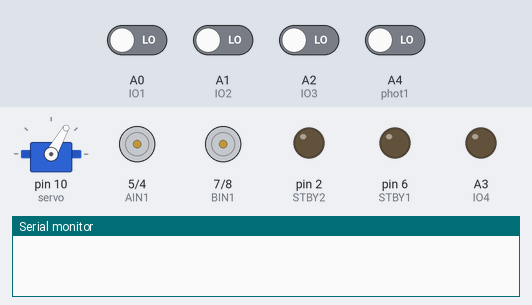
The sketch below on a simulated Arduino Uno, built with avr-gcc and run on an emulated ATmega328P. On the bench: servo, motor-driver pin pairs drawn as motors (green arrow = first pin HIGH = forward, orange = second pin HIGH = backward, longer = more drive, scaled by the enable pin, stopped while the standby pin is LOW), output pins drawn as LEDs (lit = HIGH), the last lines printed to the serial monitor. The inputs (shaded band) are chosen by the test bench; at power-on: A0 (IO1), A1 (IO2), A2 (IO3), A4 (phot1) LOW.

Above: at 1.2 s.
1.3 s: A0 (IO1) driven HIGH
At 3.6 s:
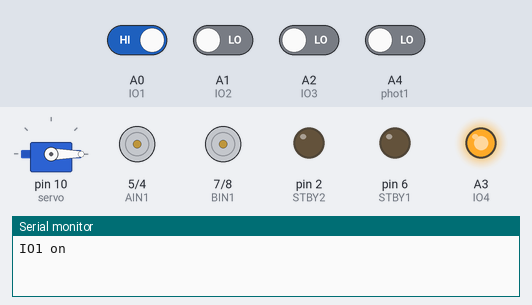
4.3 s: A1 (IO2) driven HIGH
At 7.2 s:
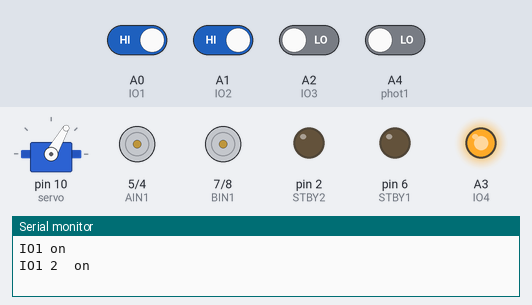
7.3 s: A2 (IO3) driven HIGH
At 10.2 s:
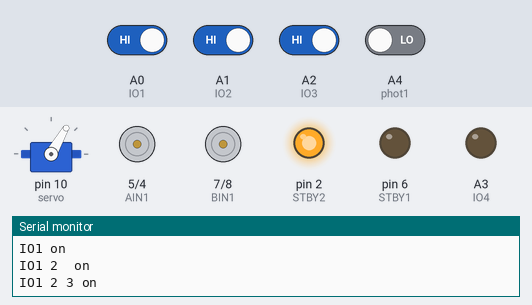
13.3 s: A1 (IO2) driven LOW and A2 (IO3) driven LOW
16.3 s: A2 (IO3) driven HIGH
At 22.1 s:
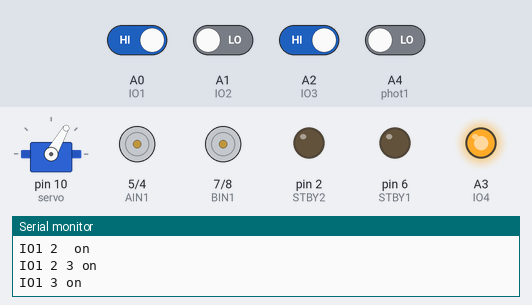
Timing chart, 0 to 25.3 s (numbered marks = the images above; inputs shaded):
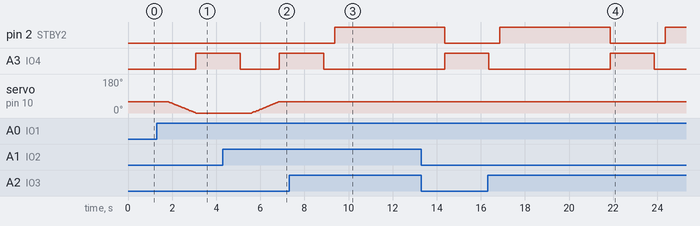

Measured:
- after the input at 1.3 s, A3 (IO4): LOW → HIGH after 1.8 s; servo on pin 10 (servo): moves from 60° to 0° over 1.3 s, starting after 0.52 s
- after the input at 4.3 s, servo on pin 10 (servo): moves from 0° to 60° over 1.2 s, starting after 1.3 s
- after the input at 7.3 s, pin 2 (STBY2): LOW → HIGH after 2.1 s; A3 (IO4): goes on until 8.9 s, then stays LOW
- after the input at 16.3 s, pin 2 (STBY2): LOW → HIGH after 0.56 s, → LOW 5.0 s later, → HIGH 2.5 s later; servo on pin 10 (servo): stays 60° (without the input it goes to 59° after 0.59 s)

The sketch:

tana.ino
```cpp
# include <VarSpeedServo.h> //これでサーボの速度変更できるようになる
VarSpeedServo myservo;//サーボモータの名前

const int IO1 = A0; //信号受信用IO1
const int IO2 = A1; //信号受信用IO2
const int IO3 = A2; //信号受信用IO3
const int IO4 = A3; //信号送信用IO4
const int servo = 10; //サーボモータの出力ピン
//Aが前モータBが後ろモータ
const int STBY1 = 6;    // モータードライバ(棚前後)の制御の準備
const int STBY2 = 2;    // モータードライバ(ベルコン)の制御の準備
const int AIN1 = 5;     // 棚(ベルコン)右のDCモーターの制御
const int AIN2 = 4;     // 棚(ベルコン)右のDCモーターの制御
const int BIN1 = 7;     // 棚(ベルコン)左のDCモーターの制御
const int BIN2 = 8;     // 棚(ベルコン)左のDCモーターの制御
const int PWMA = 3;     // 棚(ベルコン)右のDCモーターの回転速度pin
const int PWMB = 11;    // 棚(ベルコン)左のDCモーターの回転速度pin
const int phot1 = A4;     // 棚(ベルコン)右のDCモーターの回転速度pin
const int phot2 = 12;     // 棚(ベルコン)左のDCモーターの回転速度pin
int PA = 250;//右回転速度
int PB = 250;//左回転速度
int conbea =5000;
int IO4time =2000;
int PWMP = 0.5;


void setup() {
   pinMode(STBY1, OUTPUT);
   pinMode(STBY2, OUTPUT);
   pinMode(AIN1, OUTPUT);
   pinMode(AIN2, OUTPUT);
   pinMode(BIN1, OUTPUT);
   pinMode(BIN2, OUTPUT);
   pinMode(PWMA, OUTPUT);
   pinMode(PWMB, OUTPUT);
   pinMode(phot1,INPUT);
   pinMode(phot2,INPUT);
   pinMode(IO1, INPUT);
   pinMode(IO2, INPUT);
   pinMode(IO3, INPUT);
   pinMode(IO4, OUTPUT);
     Serial.begin(9600);
     myservo.attach(servo);
     analogWrite(PWMA, PA);
     analogWrite(PWMB, PB);
     digitalWrite(STBY1,LOW);
     digitalWrite(STBY2,LOW);
     digitalWrite(IO4,LOW);
     myservo.write(60, 0, true);
     shelf_back();


}

void loop() {
digitalWrite(IO4,LOW);

  if(digitalRead(IO3)==HIGH||digitalRead(IO2)==HIGH||digitalRead(IO1)==HIGH){
    delay(500);

  if(digitalRead(IO1)==HIGH&&digitalRead(IO2)==HIGH&&digitalRead(IO3)==HIGH){
    Serial.println("IO1 2 3 on");

    conbea_back();

    digitalWrite(IO4,HIGH);
    delay(IO4time);
    }

  else if(digitalRead(IO1)==HIGH&&digitalRead(IO2)==HIGH){
    Serial.println("IO1 2  on");

    PC_rail_up();

    digitalWrite(IO4,HIGH);
    delay(IO4time);
    }

   else if(digitalRead(IO1)==HIGH&&digitalRead(IO3)==HIGH){
    Serial.println("IO1 3 on");

    conbea_go();

    digitalWrite(IO4,HIGH);
    delay(IO4time);

    }

   else if(digitalRead(IO2)==HIGH&&digitalRead(IO3)==HIGH){
    Serial.println("IO2 3 on");
    shelf_back();


    digitalWrite(IO4,HIGH);
    delay(IO4time);

    }

   else if(digitalRead(IO1)==HIGH){
    Serial.println("IO1 on");

    PC_rail_down();

    digitalWrite(IO4,HIGH);
    delay(IO4time);

    }

     else if(digitalRead(IO2)==HIGH){
    Serial.println("IO2 on");
    shelf_go();
    digitalWrite(IO4,HIGH);
    delay(IO4time);

    }
     else if(digitalRead(IO3)==HIGH){
    Serial.println("IO3 on");
    digitalWrite(IO4,HIGH);
    delay(IO4time);

    }
  }
  else{}
}


void shelf_go(){//棚前進関数
    digitalWrite(STBY1,HIGH);
   while(digitalRead(phot2) == HIGH){
    digitalWrite(AIN1, LOW);
    digitalWrite(AIN2, HIGH);
    digitalWrite(BIN1, LOW);
    digitalWrite(BIN2, HIGH);
    }
     digitalWrite(STBY1,LOW);
  }

void shelf_back(){//棚後退関数
    digitalWrite(STBY1,HIGH);
    while(digitalRead(phot1) == HIGH){
    digitalWrite(AIN1, HIGH);
    digitalWrite(AIN2, LOW);
    digitalWrite(BIN1, HIGH);
    digitalWrite(BIN2, LOW);

    }
     digitalWrite(STBY1,LOW);
  }

void conbea_back(){//ベルコン後ろに
    digitalWrite(STBY2,HIGH);

    analogWrite(PWMA, 237);
    analogWrite(PWMB, 250);

    digitalWrite(AIN1, LOW);
    digitalWrite(AIN2, HIGH);
    digitalWrite(BIN1, LOW);
    digitalWrite(BIN2, HIGH);
    delay(conbea);
     digitalWrite(STBY2,LOW);
  }

void conbea_go(){//ベルコン前に
    digitalWrite(STBY2,HIGH);

    analogWrite(PWMA, 250);
    analogWrite(PWMB, 237);

    digitalWrite(AIN1, HIGH);
    digitalWrite(AIN2, LOW);
    digitalWrite(BIN1, HIGH);
    digitalWrite(BIN2, LOW);
    delay(conbea);
     digitalWrite(STBY2,LOW);
  }

void PC_rail_down(){
   myservo.write(0, 30, true);
  }
void PC_rail_up(){
  myservo.write(60, 30, true);
  }
```
